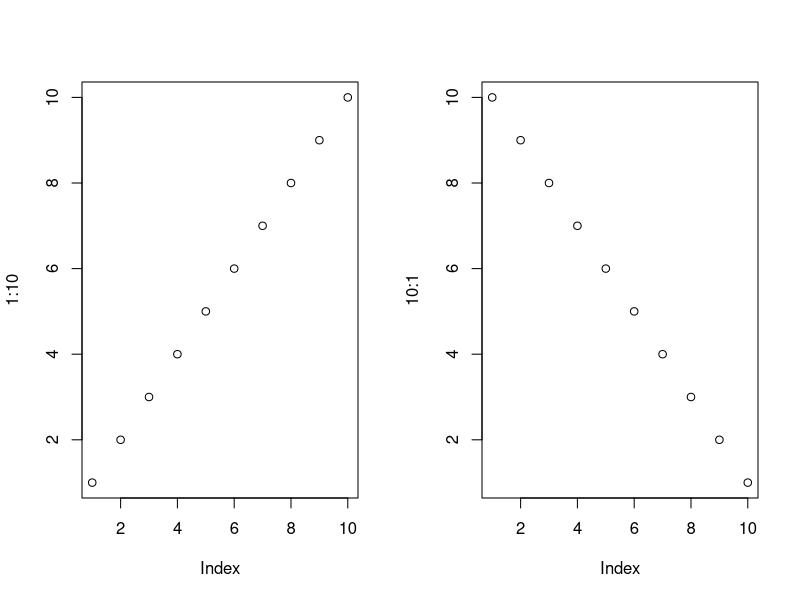
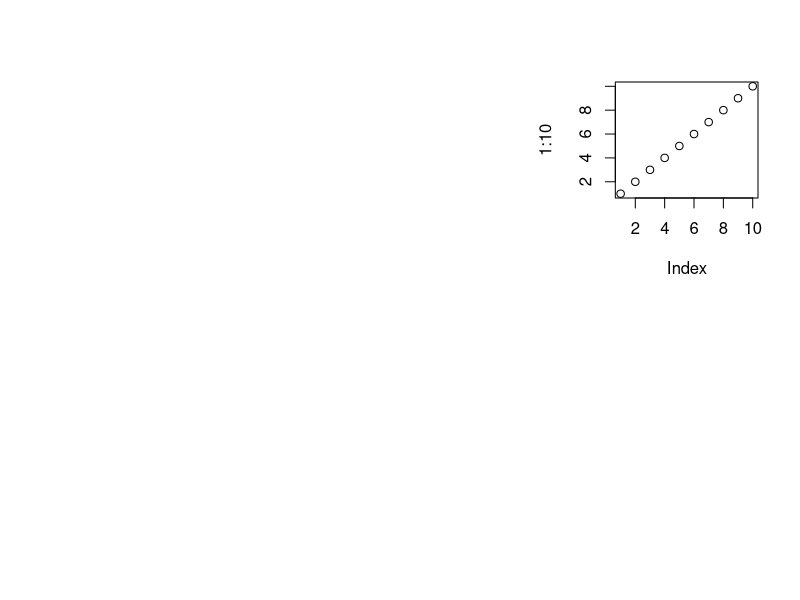

Write the R code that produced these figures, in order. (Note: this script raises an error after producing the figures.)
#setwd()//working directory 설정

#화면 분할해서 zoom을 통해 확대. 이미지 저장 가
split.screen(c(1,2))#
screen(2)
plot(10:1)
screen(1)
plot(1:10)
close.screen(all=T)

#screen을 2*3열로 나누면 지정된 곳에 screen을 명시하고 그릴 수 있음
split.screen(c(2,3))
screen(3)
plot(1:10)
zoom()
screen(4)
plot(2:5)
screen(5)
close.screen(all=T)

abc=c(260,300,250,280,310)
def=c(180,200,210,190,170)
ghi=c(210,250,260,210,270)

m=par(mfrow=c(1,3))  
plot(abc,type="o")
plot(def,type="s")
plot(ghi,type="p")
  
plot(sin,-pi,pi,lty=2)
par(new=T)#이전그래프 지우지 않고 유지
plot(cos,-pi,pi)

#그래프 pdf파일로 저장
dev.copy(pdf,"sample.pdf")#pdf viewer로 sample.pdf불러올 수 있음
dev.off

plot(ToothGrowth)
x=seq(1,10,0.1)
y=exp(x)
plot(x,y)

data(ToothGrowth)
head(ToothGrowth)

plot(ToothGrowth)
plot(ToothGrowth$len,ToothGrowth$dose)
with(ToothGrowth,plot(ToothGrowth$len,ToothGrowth$dose,main="My First Graph",xlab="Drink Soje",ylab="Use Money"))

#그래프 그리고(산포도)
#1. 데이터 설정
abc=c(260,300,250,280,310)
def=c(180,200,210,190,170)
ghi=c(210,250,260,210,270)
#2. 그래프 그리기
plot(abc,type="o",col="red",ylim = c(0,400),axes=F,ann=F)
#3. x,y축 그리기
axis(1,at=1:5,lab=c("A","B","C","D","E"))
axis(2,ylim=c(0,400))
#4.그래프 이름 부여
title(main="Fruit",col.main="red",font.main=4)     
title(xlab="Day",col.lab="black")
title(ylab="price",col.lab="blue")
#5. 그래프 중첩해서 그리는 경우
lines(def,type="o",pch=21,col="green",lty=2)
lines(ghi,type="o",pch=22,col="blue",lty=2)#pch:0~25
#6. 그래프 범례 넣기
legend(4,400,c("BaseBall","soccerBall","BeachBall"),cex=0.8,col=c("red","green","blue"),pch=21,lty=1:3)

#막대그래프
x=c(1,2,3,4,5,6)
x#데이터 모양 확인
barplot(x,names="매출")
xx=matrix(c(1,2,3,4,5,6),3,2)#2개의 묶음으로 나눔
xx
barplot(xx)
barplot(xx,beside=T,names=c("Korea","America"))#열로 그려진 막대 그래프 레이블 부여
xxx<-matrix(c(1,2,3,4,5,6),2,3)
xxx
barplot(xxx)#행으로 그려짐
barplot(xxx,beside=T)#열로 그려짐
barplot(xxx,beside=T,names=c("Korea","America","Europe"))
#옵션
abc=c(110,300,150,280,310)
barplot(abc,main="Base Ball 판매량",xlab="Season",ylab="판매량",names.arg=c("A","B","C","D","E"),border="blue",density=c(10,30,50,30,10))
#가공
def=c(180,200,210,190,170)
ghi=c(210,150,260,210,70)
B_Type2=matrix(c(abc,def,ghi),5,3)
B_Type2
#볼 타입별, 시즌매출 그래프
barplot(B_Type2,main="Ball Ype별 시즌의 판매량",xlab="Ball Type",ylab="매출",beside=T,names.arg=c("BaseBall","SoccerBall","BeachBall"),border="blue",col=rainbow(5),ylim=(c(0,400)))
#범례 추가
legend(16,400,c("A 시즌","B 시즌","C 시즌","D 시즌","E 시즌"),cex=0.8,fill=rainbow(5))

#시즌별 볼타입 매출 그래프
barplot(t(B_Type2),main="시즌 별 볼타입의 판매량",xlab="Season",ylab="Price",beside=T,names.arg=c("A","B","C","D","E"),border="blue",col=rainbow(3),ylim=(c(0,400)))
#범례 추가
legend(16,400,c("BaseBall","SoccerBall","BeachBall"),cex=0.8,fill=rainbow(5))
#(참고)누적
barplot(t(B_Type2),main="시즌 별 볼타입의 판매량(누적 표시형)",xlab="Season",ylab="매+ 출", names.arg=c("A","B","C","D","E"),border="blue",col=rainbow(3),ylim=(c(0,1000)))
#범례 추가
legend(4.5,1000,c(c),cex=0.8,fill=rainbow(5))



#점 그래프-------
x=c(1:10)
#점의 모형 22형(사각형), Y축의 label설정
dotchart(x,labels = paste("Test",1:10),pch=22)
??graphics::points#Add points to a plot

#히스토그램--------
b=c(1,2,1,4,3,5,4,5,3,2,5,6,7,2,8,5,9,3,6)
hist(b)

#파이 그래프-------
T_sales=c(210,110,400,550,700,130)
pie(T_sales)
#angle, density, col,labels,radius,clockwise,init.angle//
#예시1(순서를 시계방향대로)
pie(T_sales,init.angle=90,col=rainbow(length(T_sales)),labels=c("Monday","Tuesday","Wednesday","Thursday","Friday","Saturday"))
#추가
legend(1,1,c("Monday","Tuesday","Wednesday","Thursday","Friday","Saturday"),cex=0.8,fill=rainbow(length(T_sales)))
#예시2(비율로 나타내기)
week=c("Monday","Tuesday","Wednesday","Thursday","Friday","Saturday","Sunday")#자료 정의
ratio=round(T_sales/sum(T_sales)*100,1)
label=paste(week," \n",ratio,"%")
pie(T_sales,init.angle = 90,main="주간 매출 변동",col=rainbow(length(T_sales)),cex=0.8,labels=label)

#3차원 파이 그래프
library(plotrix)
#다양한 그래프 예제
demo(plotrix)

week=c("Monday","Tuesday","Wednesday","Thursday","Friday","Saturday")#자료 정의
ratio=round(T_sales/sum(T_sales)*100,1)
label=paste(week," \n",ratio,"%")
pie3D(T_sales,main="주간 매출 변동",col=rainbow(length(T_sales)),cex=0.8,labels=label)
legend(0.5,1,c("Mond","Tue","Wed","Thu","Fri","Sat"),cex = 0.8,fill=rainbow(length(T_sales)))
#explode
pie3D(T_sales,main="주간 매출 변동",col=rainbow(length(T_sales)),cex=0.8,labels=label,explode=0.05)
#Excersice
x=c(1,-1,-1,1,1)
y=c(1,1,-1,-1,1)

plot(x,y
     ,type="l"#line
     ,axes=F #without axes
     ,xlab=" " #x label
     ,ylab=" ") #y label
title("Rectangle")#그래프 제목 추가

#상자모양 차트-----------------------
abc=c(110,300,150,280,310)
def=c(180,200,210,190,170)
ghi=c(210,150,260,210,70)
boxplot(abc,def,ghi)
boxplot(abc,def,ghi,col=c("Yellow","cyan","green"),names=c("BaseBall","SoccerBall","BeachBall"),horizontal = T)

#그래프 추가 기능들
x=c(1:10)
dotchart(x)
par(new=T)#그래프 위에 다른 그림 그리고 싶은 경우
b=c(1,2,1,4,1,5,6,8,7,6,5,3,4,6,7,8,6)
hist(b)
plot.new()#그림 지우기
plot(-4:4,-4:4,type="n")
points(rnorm(200),rnorm(200),pch="+",col="red")
par(new=T)
points(rnorm(200),rnorm(200),pch="o",col="magenta")

#꺾은선 그래프
x=c(1:10)
y=x*x
plot(x,y,type='n',main="Title")
for(i in 1:5){
  lines(x,(y+i*5),col=i,lty=i)
}
#직선**************************************
library(ggplot2)
data(iris)
head(iris,n=10)
a=qplot(Sepal.Length,Petal.Length,data=iris)#분석 용 회귀 분석 라인 추가
qplot(Sepal.Length,Petal.Length,data=iris,theme(panel.grid.major = element_line(colour = "grey40"),
            panel.grid.minor = element_line(colour = "grey40")))
a+ theme_bw()
panel_grid()
grid(10,10)
a+geom_abline(intercept = -4,slope=1) #절편 0, 기울기 1/y=a+bx
#{plot(seq(1,10,1))abline(a=0,b=1)}

#선분과 화살표, 사각형, 문자열
x=c(1,3,6,8,9)
y=c(12,56,78,32,9)
plot(x,y)

segments(6,78,8,32)#(x,y)의 (3,3)과 (4,4)연결
arrows(3,56,1,12)#(x,y)의 (3,3)과 (1,1)화살표
rect(4,20,6,30,density=3)#(4,20)과 (6,30을 연결하는 사각형

text(4,40,"이것은 샘플입니다",srt=55)#srt : 각도
mtext("상단의 문자열입니다",side=3)#side 1:아래, 2:왼쪽, 3:위쪽, 4:오른쪽
mtext("우측의 문자열입니다",side=4,adj=0.3)#adj : 0dlaus x축에 붙는다

box(lty=2,col="red")#테두리 그리기

axis(1,pos=40,at=0:10,col=2)#x축 추가 y :40에 그리기
axis(2,pos=5,at=10:60)

#산포도//겹치는 것은 꽃잎으로
x=c(1,1,1,2,2,2,2,2,2,3,3,4,5,6)
y=c(2,1,4,2,3,2,2,2,2,2,1,1,1,1)
zz=data.frame(x,y)
sunflowerplot(zz)

#stars//전체적인 윤곽
data(mtcars)#ckdml dusql
stars(mtcars[,1:4])
head(mtcars)

#symbol//3차원 데이터 관계성--직관
xx=c(1,2,3,4,5)
yy=c(2,3,4,5,6)
zz=c(10,5,100,20,10)
symbols(xx,yy,zz)

#pairs//3차원 데이터 관계성--3차원
xx=c(1,2,3,4,5)
yy=c(2,3,4,5,6)
zz=c(10,5,100,20,10)
c=matrix(c(xx,yy,zz),5,3)
c
pairs(c)

#persp//3차원
x1=seq(-3,3,length=50)
x2=seq(-4,4,length=60)
f=function(x1,x2){
  x1^2+x2
}
y=outer(x1,x2,FUN=f)#외적
persp(x1,x2,y)

#coutour
x1=seq(-3,3,length=50)
x2=seq(-4,4,length=60)
f=function(x1,x2){
  x1^2+x2^2
}
y=outer(x1,x2,FUN=f)
y=outer(x1,x2,FUN="+")
contour(x1,x2,y)

#lattice package
data("quakes")
head(quakes)
library(lattice)
mini=min(quakes$depth)
maxi=max(quakes$depth)
r=ceiling((maxi-mini)/8)#depth구간 크기
inf=seq(mini,maxi,r)
quakes$depth.cat=factor(floor((quakes$depth-mini)/r),labels=paste(inf,inf+r,sep="-"))
xyplot(lat~long|depth.cat,data=quakes,main="Fiji earthquakes data")

#cloud 3 dim plot
cloud(mag~lat*long,data=quakes,sub="magnitude with longitude and lattide")

splom(quakes[,1:4])

bwplot(mag~depth.cat,data=quakes,main="깊이 범부에 따른 지진 강도 상자그램")

op=par(mfrow=c(1,2))#1*2의 레이아웃
hist(quakes$mag)
hist(quakes$mag,probability = T,main="histogram with density line")
lines(density(quakes$mag))#두번 째 그래프에 라인 추가
par(op)

library(ggplot2)
head(iris)
qplot(Sepal.Length,Petal.Length,data=iris)
qplot(Sepal.Length,Petal.Length,data=iris,color=Species,size=Petal.Width)
#선의 형태
qplot(Sepal.Length,Petal.Length,data=iris,geom="line",color=Species)
qplot(age,circumference,data=Orange,geom="line",colour=Tree,main="How does ~~")
      

library(graphics)
x=c(100,50,10,17)
company=c("A회사","B회사","C회사","D회사")
pie(x,label=company,init.angle=90,main="s그룹의 자회사별 매출액")
p=round((x/sum(x))*100)#백분율
company=paste(company,p)
company=paste(company,'%')
pie(x,label=company,init.angle=90,main="s그룹의 자회사별 매출액",col=rainbow(length(x)))

#heat.colors : 난색(적색,황색계열)
#terrain.colors : 지구의 지형색
#topo.colors 청색계열
#cm.colors cyan과 핑크계열
pie(rep(1,12),labels = seq(1,12),col=rainbow(12))
pie(rep(1,12),labels = seq(1,12),col=heat.colors(12))
pie(rep(1,12),labels = seq(1,12),col=terrain.colors(12))
pie(rep(1,12),labels = seq(1,12),col=topo.colors(12))
pie(rep(1,12),labels = seq(1,12),col=cm.colors(12),radius = 0.8)

library(plotrix)
demo(plotrix)
demo(graphics)


p <- ggplot(mpg, aes(displ, cty)) + geom_point()
qplot(mtcars$wt, mtcars$mpg)
